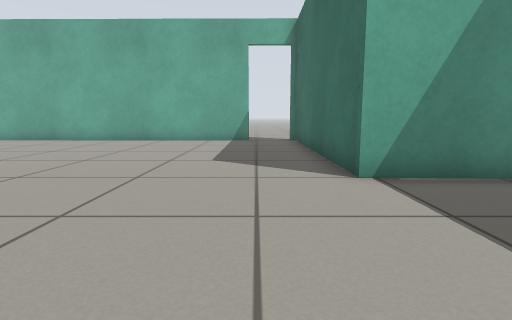
View 1 (above)

22 first-person views from a walk through a robot-simulator world made for Gazebo. The camera is 0.5 m above the floor, tilts 8° down and sees 80° across. The floor is counted in squares, 0.5 m on a side. Each view is taken from the middle of a square. On the plan, view 1 faces up. The plan holds only what a view shows up to about 12 squares ahead; the rest is blank. The place goes on beyond the plan.

View 2
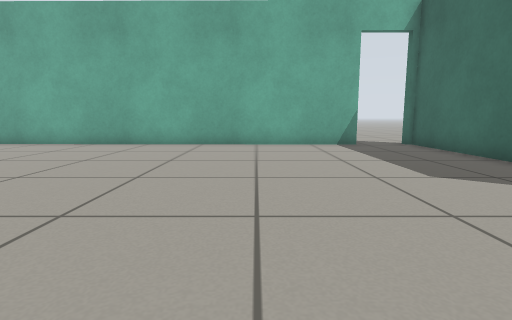

View 3
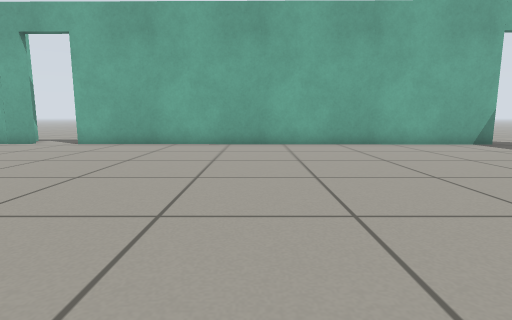

View 4
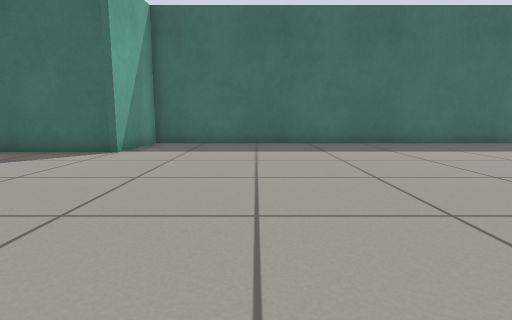

View 5
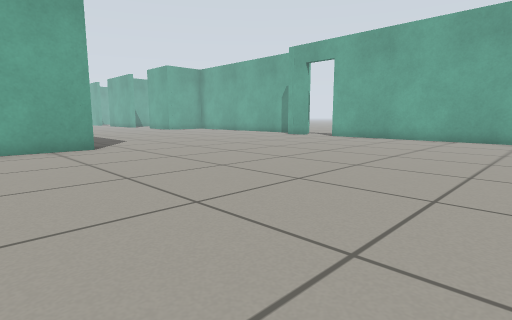

View 6
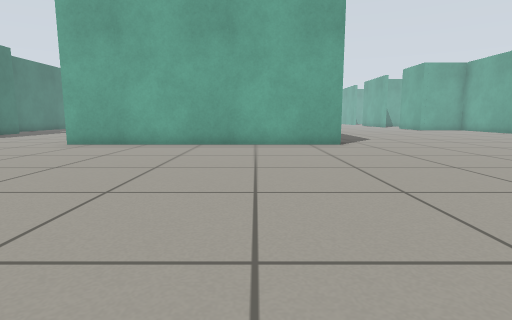

View 7
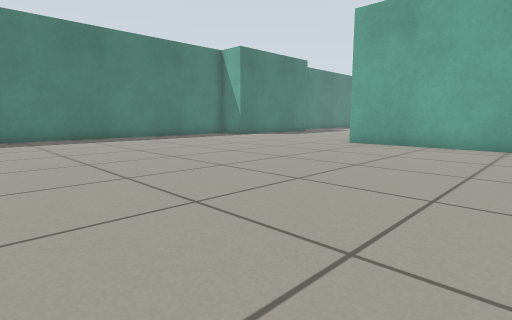

View 8
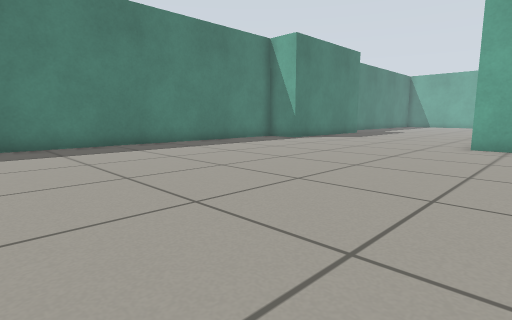

View 9
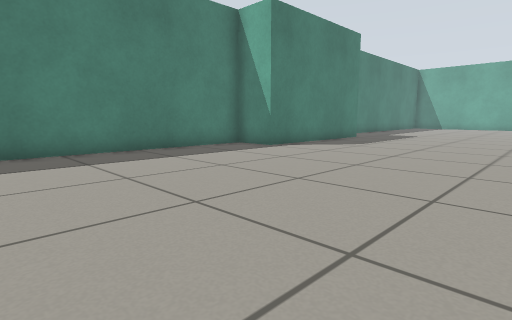

View 10
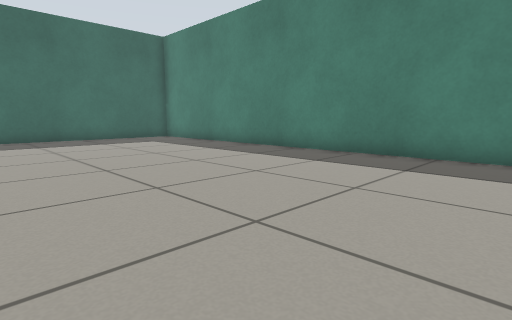

View 11
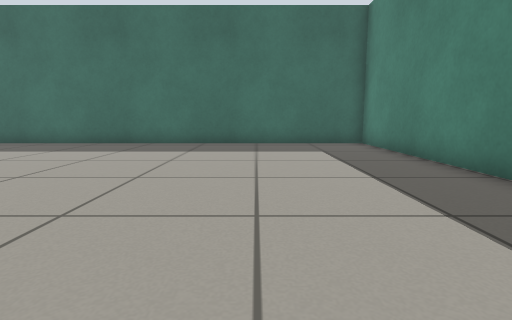

View 12
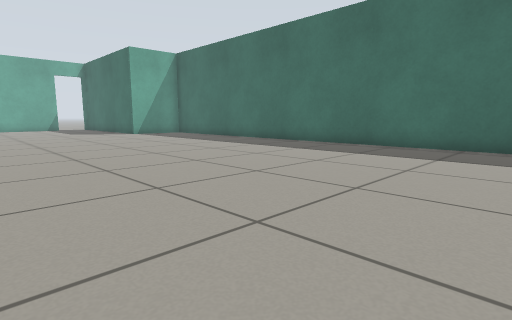

View 13
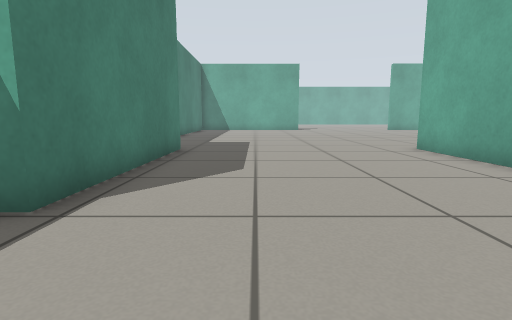

View 14
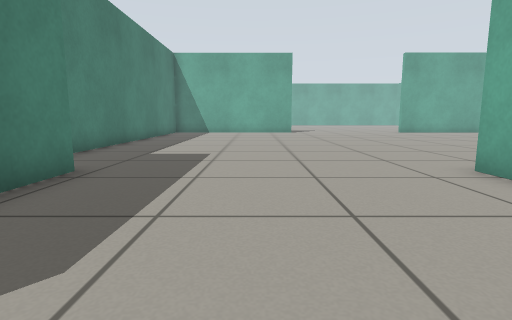

View 15
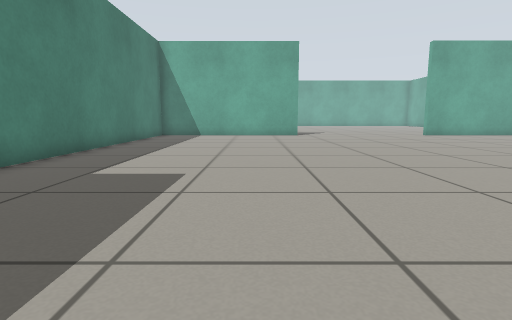

View 16
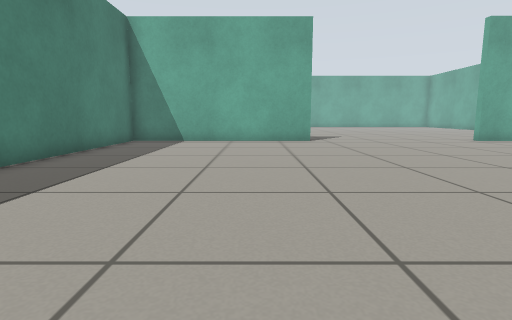

View 17
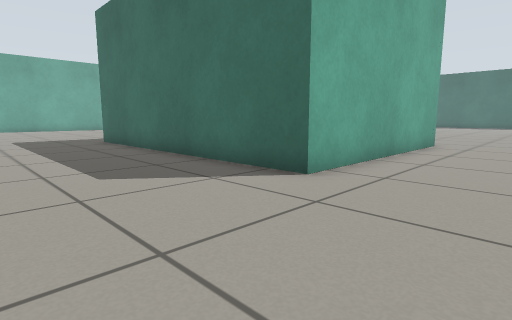

View 18
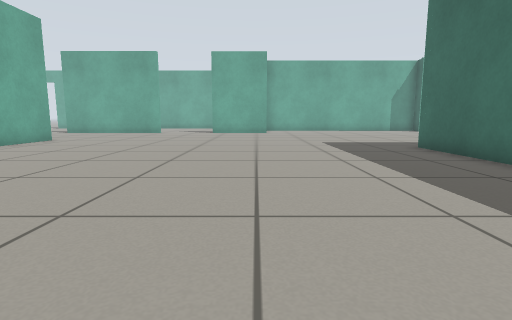

View 19
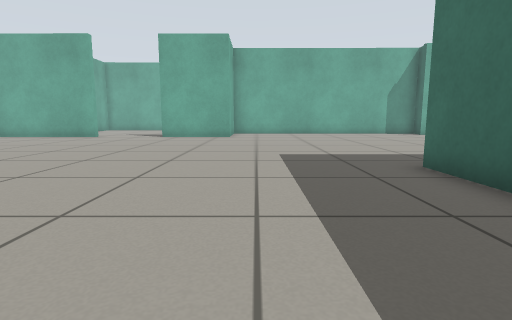

View 20
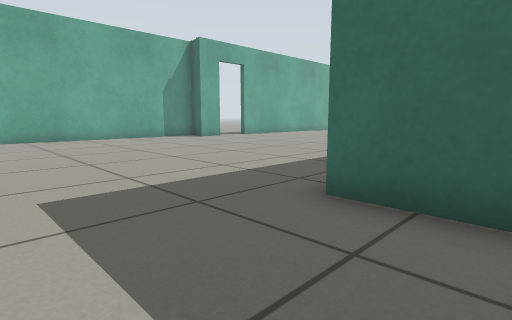

View 21
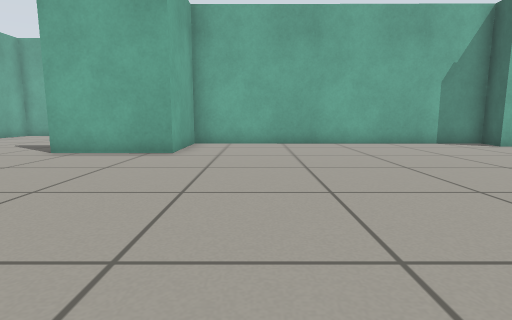

View 22
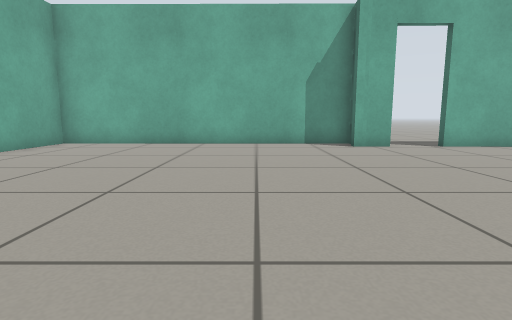

### Floor plan
Points are (right, up) in squares from view 1. A wall is a line through its corners. A room is listed if a view was taken in it or the views show most of it. See-through windows are left out.
Room 1 (views 1, 2, 3, 4, 5, 6, 7, 8, 9, 10, 11, 12, 13, 14, 15, 16, 17, 18, 19, 20, 21, 22)
walls: (-17.1, 2.1) (-17.1, -7.9) (-24.6, -7.9) (-24.6, 2.1); (-17.4, 13.4) (-18.6, 13.4) (-18.5, 14.5) (-29.3, 14.6) (-29.3, 11.5) (-32.8, 11.5); (-24.6, -15.4) (-18.1, -15.4) (-18.1, -17.1) (4.7, -17.1) (4.7, 4.8) (1.7, 5) (1.7, 13.3); (-0.3, 13.2) (-15.6, 13.3); (-38.5, -17.1) (-27.4, -17.1)
ways out: opening at (-34, 11.5); open door at (-16.5, 13.5); open door at (0.5, 13)

Positions as (right, up) in squares from view 1, and headings:
1: (0, 0), facing up
2: (-4, 2), facing up
3: (-9, 2), facing up
4: (-7, 1), facing right
5: (-7, -1), facing up-left
6: (-6, -1), facing left
7: (-6, -2), facing down-left
8: (-6, -6), facing down-left
9: (-10, -8), facing down-left
10: (-10, -9), facing down-right
11: (-7, -13), facing right
12: (-6, -13), facing up-right
13: (-15, -13), facing left
14: (-19, -12), facing left
15: (-22, -12), facing left
16: (-26, -12), facing left
17: (-29, -11), facing up-right
18: (-30, -8), facing up
19: (-28, -4), facing up
20: (-28, 0), facing up-right
21: (-27, 3), facing up
22: (-22, 3), facing up
